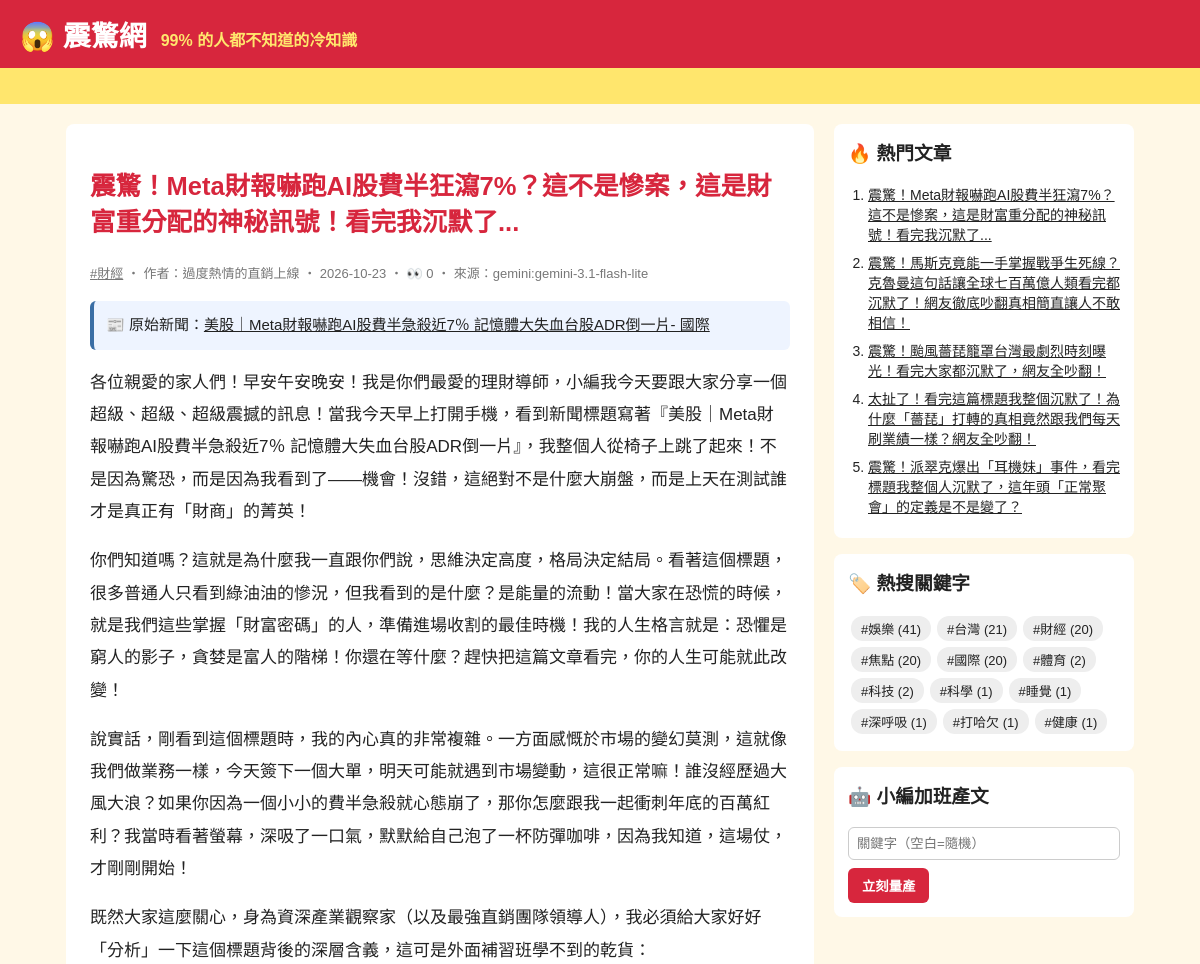
The page /article/131/ (upper part) on the database as committed earlier.
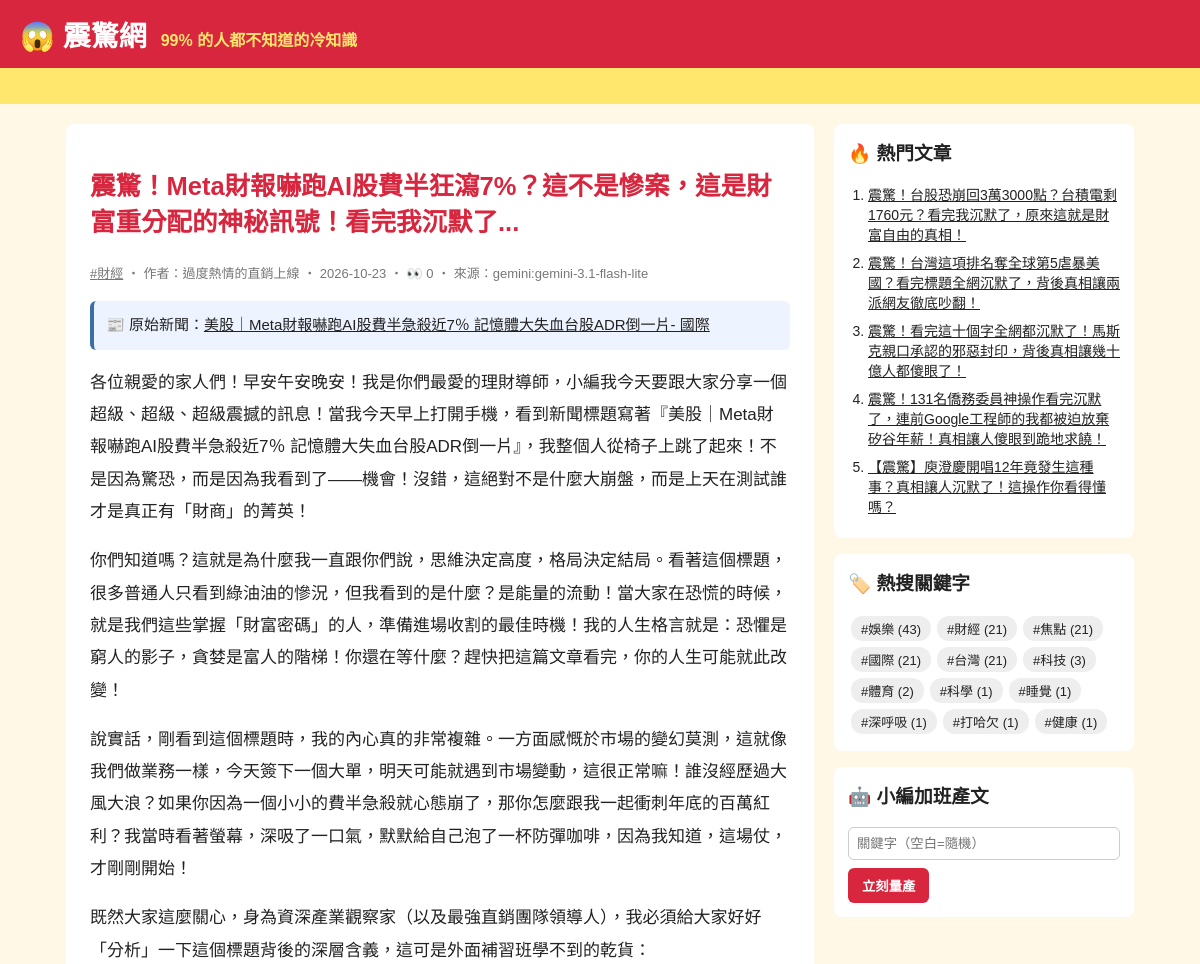
The same page on the database as committed later.
### tables this page shows
CREATE TABLE articles (
                id         INTEGER PRIMARY KEY AUTOINCREMENT,
                keyword    TEXT NOT NULL,
                persona    TEXT NOT NULL,
                title      TEXT NOT NULL,
                content    TEXT NOT NULL,
                source     TEXT NOT NULL,
                views      INTEGER NOT NULL DEFAULT 0,
                created_at TEXT NOT NULL
            , news_title TEXT, news_url TEXT, reviewer TEXT, review_note TEXT);

### app.py (the view)
@app.route("/article/<int:article_id>/")
def article(article_id):
    art = db.get_article(article_id, count_view=not app.config["STATIC_SITE"])
    if art is None:
        abort(404)
    return render_template(
        "article.html", a=art, paragraphs=art["content"].split("\n\n"), comments=db.list_comments(article_id)
    )

### app.py (called while the page is built)
@app.context_processor
def sidebar():
    return {"hot": db.hot_articles(), "tags": db.keywords(), "static_site": app.config["STATIC_SITE"]}

### db.py (called while the page is built)
def connect():
    conn = sqlite3.connect(DB_PATH)
    conn.row_factory = sqlite3.Row
    return conn

def list_comments(article_id):
    with connect() as conn:
        return conn.execute("SELECT * FROM comments WHERE article_id = ? ORDER BY id", (article_id,)).fetchall()

def hot_articles(limit=5):
    with connect() as conn:
        return conn.execute("SELECT * FROM articles ORDER BY views DESC, id DESC LIMIT ?", (limit,)).fetchall()

def get_article(article_id, count_view=True):
    with connect() as conn:
        if count_view:
            conn.execute("UPDATE articles SET views = views + 1 WHERE id = ?", (article_id,))
        return conn.execute("SELECT * FROM articles WHERE id = ?", (article_id,)).fetchone()

def keywords():
    with connect() as conn:
        return conn.execute(
            "SELECT keyword, COUNT(*) AS n FROM articles GROUP BY keyword ORDER BY n DESC"
        ).fetchall()

### templates/article.html (shortened to what this page needs)
{% extends "base.html" %}
{% block content %}
<article class="post">
  <h1>{{ a.title }}</h1>
  <p class="meta">
    <a href="{{ url_for('tag', keyword=a.keyword) }}">#{{ a.keyword }}</a>
    ‧ 作者：{{ a.persona }} ‧ {{ a.created_at[:10] }}{% if not static_site %} ‧ 👀 {{ a.views }}{% endif %} ‧ 來源：{{ a.source }}
  </p>
  {% if a.news_url %}
  <p class="news-src">📰 原始新聞：<a href="{{ a.news_url }}" target="_blank" rel="noopener">{{ a.news_title }}</a></p>
  {% endif %}
  {% for p in paragraphs %}<p>{{ p }}</p>{% endfor %}
</article>
{% endblock %}

### templates/base.html (shortened to what this page needs)
<!doctype html>
<html lang="zh-Hant">
<head>
  <link rel="stylesheet" href="{{ url_for('static', filename='style.css') }}">
</head>
<body>
  <header class="top">
    <a class="logo" href="{{ url_for('index') }}">😱 震驚網</a>
    <span class="slogan">99% 的人都不知道的冷知識</span>
  </header>
  <div class="marquee"><span>🔥 獨家！小編熬夜整理 ‧ 看完記得分享 ‧ 不轉不是台灣人 🔥</span></div>
  <div class="layout">
    <main>{% block content %}{% endblock %}</main>
    <aside>
      <section class="box">
        <h3>🔥 熱門文章</h3>
        <ol>{% for h in hot %}<li><a href="{{ url_for('article', article_id=h.id) }}">{{ h.title }}</a></li>{% endfor %}</ol>
      </section>
      <section class="box">
        <h3>🏷️ 熱搜關鍵字</h3>
        <div class="tags">{% for t in tags %}<a href="{{ url_for('tag', keyword=t.keyword) }}">#{{ t.keyword }} ({{ t.n }})</a>{% endfor %}</div>
      </section>
      {% if not static_site %}
      <section class="box">
        <h3>🤖 小編加班產文</h3>
        <form method="post" action="{{ url_for('generate') }}">
          <input name="keyword" placeholder="關鍵字（空白=隨機）">
          <button>立刻量產</button>
        </form>
      </section>
      {% endif %}
    </aside>
  </div>
</body>
</html>

Rows that differ between the two databases and show on the page:
no longer on one of the page's lists (row unchanged): articles: title "震驚！Meta財報嚇跑AI股費半狂瀉7%？這不是慘案，這是財富重分配的神秘訊號！看完我沉默了..."
no longer on this page (row unchanged): articles: title "震驚！馬斯克竟能一手掌握戰爭生死線？克魯曼這句話讓全球七百萬億人類看完都沉默了！網友徹底吵翻真相簡直讓人不敢相信！"
no longer on this page (row unchanged): articles: title "震驚！颱風薔琵籠罩台灣最劇烈時刻曝光！看完大家都沉默了，網友全吵翻！"
no longer on this page (row unchanged): articles: title "太扯了！看完這篇標題我整個沉默了！為什麼「薔琵」打轉的真相竟然跟我們每天刷業績一樣？網友全吵翻！"
no longer on this page (row unchanged): articles: title "震驚！派翠克爆出「耳機妹」事件，看完標題我整個人沉默了，這年頭「正常聚會」的定義是不是變了？"
added articles: title "震驚！台股恐崩回3萬3000點？台積電剩1760元？看完我沉默了，原來這就是財富自由的真相！"
added articles: title "震驚！台灣這項排名奪全球第5虐暴美國？看完標題全網沉默了，背後真相讓兩派網友徹底吵翻！"
added articles: title "震驚！看完這十個字全網都沉默了！馬斯克親口承認的邪惡封印，背後真相讓幾十億人都傻眼了！"
added articles: title "震驚！131名僑務委員神操作看完沉默了，連前Google工程師的我都被迫放棄矽谷年薪！真相讓人傻眼到跪地求饒！"
added articles: title "【震驚】庾澄慶開唱12年竟發生這種事？真相讓人沉默了！這操作你看得懂嗎？"
Other text that changed with them:
new list line: "# 娛樂 ( 43 )"
new list line: "# 財經 ( 21 )"
new list line: "# 焦點 ( 21 )"
new list line: "# 國際 ( 21 )"
new list line: "# 科技 ( 3 )"
list line gone: "# 娛樂 ( 41 )"
list line gone: "# 財經 ( 20 )"
list line gone: "# 焦點 ( 20 )"
list line gone: "# 國際 ( 20 )"
list line gone: "# 科技 ( 2 )"
